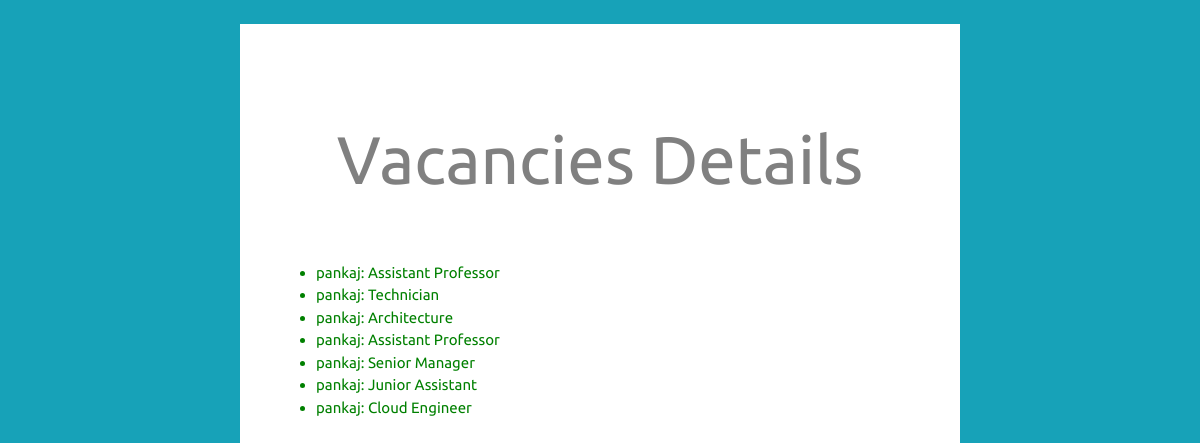
/vacancies, run on the app's committed database.
### vacancy/models.py (models this page shows)
class Vacancy(models.Model):
    description = models.CharField(max_length=1024)
    author = models.ForeignKey(User, on_delete=models.CASCADE)
    def __str__(self):
        return f'{self.description}-{self.author}'

### vacancy/views.py (the view)
# urls.py: path('vacancies', VacancyPage.as_view(), name='vacancy_page'),
class VacancyPage(View):
    def get(self, request):
        print(request)
        print(Vacancy.objects.all())
        context = {"vacancies": Vacancy.objects.all()}
        return render(request, 'vacancy/vacancies.html', context=context)

### templates/vacancy/vacancies.html (shortened to what this page needs)
{% load static %}
<!DOCTYPE html>
<html lang="en">
  <head>
    <link rel="stylesheet" href="{% static 'vacancy/base.css' %}">
  </head>
  <body>
    <h2>Vacancies Details</h2>
    <ul>
    {% for vacancy in vacancies %}
      <li><div>{{ vacancy.author }}: {{ vacancy.description }}</div></li>
    {% endfor %}
  </ul>
  </body>
</html>

### static/vacancy/base.css (style rules this page uses)
html { background: #17a2b8; }
body { margin: 2% 20%; padding: 3%; background: #ffffff; line-height: 1.5; font-family: Ubuntu, sans-serif; }
h2 { text-align: center; font-size: 4.2rem; line-height: 1.3; font-weight: 400; color: grey; height: 90px; }

### templates/vacancy/vacancies.html (style rules this page uses)
html { background: #17a2b8; }
body { margin: 2% 20%; padding: 3%; background: #ffffff; line-height: 1.5; font-family: Ubuntu, sans-serif; }
h2 { text-align: center; font-size: 4.2rem; line-height: 1.3; font-weight: 400; color: grey; height: 90px; }
li { color: green; font-size: 15px; }

### data on the page
Vacancy: author "pankaj", description "Assistant Professor"
Vacancy: author "pankaj", description "Technician"
Vacancy: author "pankaj", description "Architecture"
Vacancy: author "pankaj", description "Assistant Professor"
Vacancy: author "pankaj", description "Senior Manager"
Vacancy: author "pankaj", description "Junior Assistant"
Vacancy: author "pankaj", description "Cloud Engineer"
